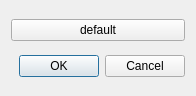
<?xml version="1.0" encoding="UTF-8"?>
<ui version="4.0">
 <class>WebAttributeDialog</class>
 <widget class="QDialog" name="WebAttributeDialog">
  <property name="geometry">
   <rect>
    <x>0</x>
    <y>0</y>
    <width>196</width>
    <height>96</height>
   </rect>
  </property>
  <layout class="QVBoxLayout" name="verticalLayout">
   <item>
    <widget class="QPushButton" name="btn_default">
     <property name="text">
      <string>default</string>
     </property>
    </widget>
   </item>
   <item>
    <layout class="QGridLayout" name="grid"/>
   </item>
   <item>
    <widget class="QDialogButtonBox" name="buttonBox">
     <property name="standardButtons">
      <set>QDialogButtonBox::Cancel|QDialogButtonBox::Ok</set>
     </property>
    </widget>
   </item>
  </layout>
 </widget>
 <resources/>
 <connections/>
</ui>
